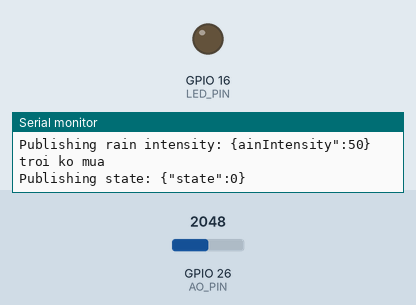
Bench run of a sketch on a simulated ESP32. Parts: output pins drawn as LEDs (lit = HIGH), the last lines printed to the serial monitor. Inputs (shaded band) come from the test bench; at power-on: GPIO 26 (AO_PIN) = 2048. WiFi joins after 1.5 s; servers stay silent unless stated; no MQTT or app messages arrive unless stated.

Above: at 3.2 s.
3.3 s: GPIO 26 (AO_PIN) set to 1553
8.2 s: GPIO 26 (AO_PIN) set to 1472
At 12.4 s:
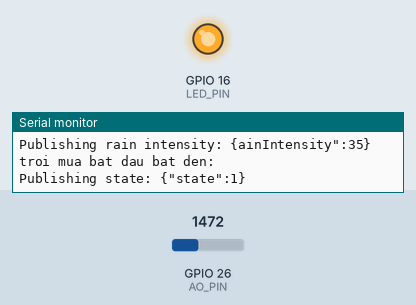
23.5 s: GPIO 26 (AO_PIN) set to 1540
At 27.8 s:
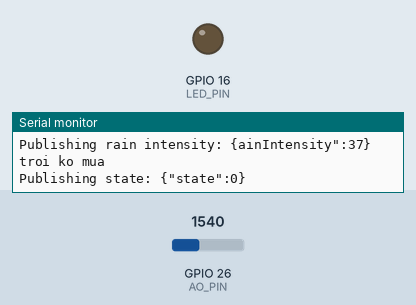
28.5 s: GPIO 26 (AO_PIN) set to 1460
At 33.0 s:
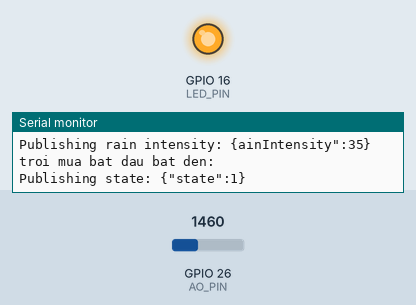
Timing chart, 0 to 34.5 s (numbered marks = the images above; inputs shaded):
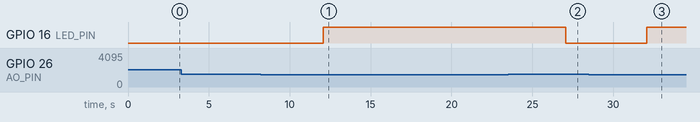

Measured:
- the behaviour switches between 1500 and 1499 on GPIO 26 (AO_PIN) (found by bisection; images 0 and 1)
- after the input at 8.2 s, GPIO 16 (LED_PIN): LOW → HIGH after 3.9 s
- after the input at 23.5 s, GPIO 16 (LED_PIN): HIGH → LOW after 3.6 s
- after the input at 28.5 s, GPIO 16 (LED_PIN): LOW → HIGH after 3.6 s

The sketch:

rain_sensor_mqtt.ino
```cpp
#include <WiFi.h>
#include <PubSubClient.h>
#include <ArduinoJson.h>


const char *wifi_ssid = "Wifi_tầng 2_Dũng";
const char *wifi_pass = "2334445555";


#define TOKEN               "M8G4RcEkDmwYtxQf3gwW" // accesstokenn của device
#define THINGSBOARD_SERVER  "demo.thingsboard.io" // tùy địa chỉ server

#define SERIAL_DEBUG_BAUD    115200


WiFiClient espClient;
PubSubClient client(espClient);


#define LED_PIN 16
#define AO_PIN 26

bool subscribed = false;
bool WifiConnected = false;
// callback khi nhận được message mới
void callback(char* topic, byte* payload, unsigned int length) {
  Serial.print("Message arrived [");
  Serial.print(topic);
  Serial.print("] ");

  String message;
  for (int i = 0; i < length; i++) {
    message += (char)payload[i];
  }

  DynamicJsonDocument doc(1024);
  DeserializationError error = deserializeJson(doc, message);

  if (error) {
    Serial.print("Failed to parse JSON: ");
    Serial.println(error.c_str());
    return;
  }
  //xu ly trang thai led tu Server
   if (doc.containsKey("state")) {
    bool ledState = doc["state"];
    ChangeLedState(ledState);
  }
  // bool state = doc["state"].as<bool>();

  // if (state) {
  //   Serial.println("LED ON");
  //   digitalWrite(LED_PIN, HIGH);
  // } else {
  //   Serial.println("LED OFF");
  //   digitalWrite(LED_PIN, LOW);
  // }
}

void connecto_wifi(const char *wifi_ssid ,const char *wifi_pass){
  Serial.print("\nconnecting to wifi: ");
  Serial.println(wifi_ssid);
  WiFi.begin(wifi_ssid , wifi_pass);
  unsigned long starttime = millis();
  const unsigned long tgian_cho = 30000;
  while(WiFi.status() != WL_CONNECTED){
    delay(1000);
    Serial.print(".");
    if(millis() - starttime > tgian_cho){
      Serial.println("\nFailed to connect to WiFi ");
      WifiConnected = false;
      return;
    }
  }
  Serial.println("\nWfi connected");
  Serial.print("WiFi IP Address: ");
  Serial.print(WiFi.localIP());
  WifiConnected = true;
}
void reconnect() {
  while (!client.connected()) {
    Serial.print("Attempting MQTT connection...");

    if (client.connect("ESP8266Client", TOKEN, "")) {
      Serial.println("connected");
      //dky chu de để nhận các thay đổi liên quan đến thuộc tính của thiết bị(ngưỡng, tt led , thong tin user)
      client.subscribe("v1/devices/me/attributes");
      client.subscribe("v1/devices/me/telemetry");//Nhận phản hồi hoặc thông báo từ server dựa trên dữ liệu đã gửi.
    } else {
      Serial.print("failed, rc=");
      Serial.print(client.state());
      Serial.println(" try again in 5 seconds");
      delay(5000);
    }
  }
}
//
void ChangeLedState(bool state) {
  digitalWrite(LED_PIN, state ? HIGH : LOW);
  String payload = "{\"state\":" + String(state) + "}";
  Serial.print("\nPublishing state: ");
  Serial.println(payload);
  client.publish("v1/devices/me/attributes", payload.c_str());
}

bool rainDetection = false;
void SendRainSensorData(){
  int analogValue = analogRead(AO_PIN);
  // int lightState = digitalRead(DO_PIN);
  int rainIntensity = map(analogValue , 0 , 4095 , 0 , 100);//chuyển đổi gtri sang phần trăm
  //gui du lieu cuong do mua len thingsboard
  String payload = "{\rainIntensity\":" + String(rainIntensity) + "}";
  Serial.print("\nPublishing rain intensity: ");
  Serial.println(payload);
  client.publish("v1/devices/me/telemetry", payload.c_str());

  if(analogValue < 1500){
    Serial.println("troi mua bat dau bat den: ");// co the thay den = may bom, khi dat nguong mua se tu dong dung bom nuoc
    ChangeLedState(true);
  }
  else{
    Serial.println("troi ko mua ");
    ChangeLedState(false);
  }
}

void setup() {
  Serial.begin(SERIAL_DEBUG_BAUD);
  connecto_wifi(wifi_ssid , wifi_pass);

  client.setServer(THINGSBOARD_SERVER, 1883);
  client.setCallback(callback);

  pinMode(LED_PIN, OUTPUT);
  digitalWrite(LED_PIN , LOW);
}

void loop() {
  if (!client.connected()) {
    reconnect();
  }

  client.loop();
  SendRainSensorData();
  delay(5000);
}
```
